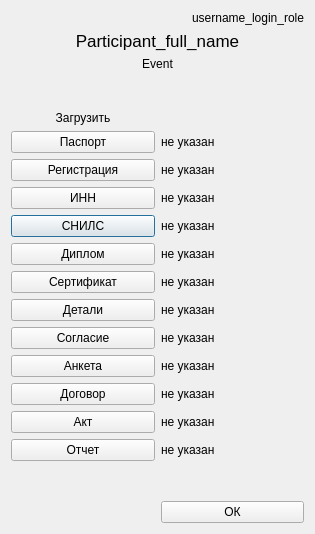
<?xml version="1.0" encoding="UTF-8"?>
<ui version="4.0">
 <class>Upload_docs</class>
 <widget class="QDialog" name="Upload_docs">
  <property name="geometry">
   <rect>
    <x>0</x>
    <y>0</y>
    <width>315</width>
    <height>534</height>
   </rect>
  </property>
  <property name="windowTitle">
   <string>Event</string>
  </property>
  <layout class="QGridLayout" name="gridLayout">
   <item row="5" column="1">
    <widget class="QLabel" name="label_passport_upload">
     <property name="text">
      <string>не указан</string>
     </property>
    </widget>
   </item>
   <item row="8" column="0">
    <widget class="QPushButton" name="pushButton_upload_snils">
     <property name="text">
      <string>СНИЛС</string>
     </property>
    </widget>
   </item>
   <item row="14" column="1">
    <widget class="QLabel" name="label_contract_upload">
     <property name="text">
      <string>не указан</string>
     </property>
    </widget>
   </item>
   <item row="15" column="1">
    <widget class="QLabel" name="label_act_upload">
     <property name="text">
      <string>не указан</string>
     </property>
    </widget>
   </item>
   <item row="16" column="0">
    <widget class="QPushButton" name="pushButton_upload_report">
     <property name="text">
      <string>Отчет</string>
     </property>
    </widget>
   </item>
   <item row="13" column="0">
    <widget class="QPushButton" name="pushButton_upload_survey">
     <property name="text">
      <string>Анкета</string>
     </property>
    </widget>
   </item>
   <item row="9" column="0">
    <widget class="QPushButton" name="pushButton_upload_diploma">
     <property name="text">
      <string>Диплом</string>
     </property>
    </widget>
   </item>
   <item row="2" column="0" colspan="2">
    <widget class="QLabel" name="label_event">
     <property name="text">
      <string>Event</string>
     </property>
     <property name="alignment">
      <set>Qt::AlignCenter</set>
     </property>
    </widget>
   </item>
   <item row="7" column="0">
    <widget class="QPushButton" name="pushButton_upload_inn">
     <property name="text">
      <string>ИНН</string>
     </property>
    </widget>
   </item>
   <item row="6" column="0">
    <widget class="QPushButton" name="pushButton_upload_registration">
     <property name="text">
      <string>Регистрация</string>
     </property>
    </widget>
   </item>
   <item row="10" column="0">
    <widget class="QPushButton" name="pushButton_upload_sertificate">
     <property name="text">
      <string>Сертификат</string>
     </property>
    </widget>
   </item>
   <item row="10" column="1">
    <widget class="QLabel" name="label_sertificate_upload">
     <property name="text">
      <string>не указан</string>
     </property>
    </widget>
   </item>
   <item row="14" column="0">
    <widget class="QPushButton" name="pushButton_upload_contract">
     <property name="text">
      <string>Договор</string>
     </property>
    </widget>
   </item>
   <item row="0" column="0" colspan="2">
    <widget class="QLabel" name="label_username_login_role">
     <property name="text">
      <string>username_login_role</string>
     </property>
     <property name="alignment">
      <set>Qt::AlignRight|Qt::AlignTrailing|Qt::AlignVCenter</set>
     </property>
    </widget>
   </item>
   <item row="4" column="0">
    <widget class="QLabel" name="label_upload">
     <property name="text">
      <string>Загрузить</string>
     </property>
     <property name="alignment">
      <set>Qt::AlignCenter</set>
     </property>
    </widget>
   </item>
   <item row="15" column="0">
    <widget class="QPushButton" name="pushButton_upload_act">
     <property name="text">
      <string>Акт</string>
     </property>
    </widget>
   </item>
   <item row="6" column="1">
    <widget class="QLabel" name="label_registration_upload">
     <property name="text">
      <string>не указан</string>
     </property>
    </widget>
   </item>
   <item row="3" column="0">
    <spacer name="verticalSpacer_2">
     <property name="orientation">
      <enum>Qt::Vertical</enum>
     </property>
     <property name="sizeHint" stdset="0">
      <size>
       <width>20</width>
       <height>40</height>
      </size>
     </property>
    </spacer>
   </item>
   <item row="1" column="0" colspan="2">
    <widget class="QLabel" name="label_participant_full_name">
     <property name="font">
      <font>
       <pointsize>13</pointsize>
      </font>
     </property>
     <property name="text">
      <string>Participant_full_name</string>
     </property>
     <property name="alignment">
      <set>Qt::AlignCenter</set>
     </property>
    </widget>
   </item>
   <item row="12" column="0">
    <widget class="QPushButton" name="pushButton_upload_agreement">
     <property name="text">
      <string>Согласие</string>
     </property>
    </widget>
   </item>
   <item row="5" column="0">
    <widget class="QPushButton" name="pushButton_upload_passport">
     <property name="text">
      <string>Паспорт</string>
     </property>
    </widget>
   </item>
   <item row="12" column="1">
    <widget class="QLabel" name="label_agreement_upload">
     <property name="text">
      <string>не указан</string>
     </property>
    </widget>
   </item>
   <item row="18" column="1">
    <widget class="QPushButton" name="pushButton_ok">
     <property name="text">
      <string>ОК</string>
     </property>
    </widget>
   </item>
   <item row="16" column="1">
    <widget class="QLabel" name="label_report_upload">
     <property name="text">
      <string>не указан</string>
     </property>
    </widget>
   </item>
   <item row="7" column="1">
    <widget class="QLabel" name="label_inn_upload">
     <property name="text">
      <string>не указан</string>
     </property>
    </widget>
   </item>
   <item row="8" column="1">
    <widget class="QLabel" name="label_snils_upload">
     <property name="text">
      <string>не указан</string>
     </property>
    </widget>
   </item>
   <item row="17" column="1">
    <spacer name="verticalSpacer">
     <property name="orientation">
      <enum>Qt::Vertical</enum>
     </property>
     <property name="sizeHint" stdset="0">
      <size>
       <width>20</width>
       <height>40</height>
      </size>
     </property>
    </spacer>
   </item>
   <item row="13" column="1">
    <widget class="QLabel" name="label_survey_upload">
     <property name="text">
      <string>не указан</string>
     </property>
    </widget>
   </item>
   <item row="9" column="1">
    <widget class="QLabel" name="label_diploma_upload">
     <property name="text">
      <string>не указан</string>
     </property>
    </widget>
   </item>
   <item row="11" column="0">
    <widget class="QPushButton" name="pushButton_upload_details">
     <property name="text">
      <string>Детали</string>
     </property>
    </widget>
   </item>
   <item row="11" column="1">
    <widget class="QLabel" name="label_details_upload">
     <property name="text">
      <string>не указан</string>
     </property>
    </widget>
   </item>
  </layout>
 </widget>
 <tabstops>
  <tabstop>pushButton_upload_passport</tabstop>
  <tabstop>pushButton_upload_registration</tabstop>
  <tabstop>pushButton_upload_inn</tabstop>
  <tabstop>pushButton_upload_snils</tabstop>
  <tabstop>pushButton_upload_diploma</tabstop>
  <tabstop>pushButton_upload_sertificate</tabstop>
  <tabstop>pushButton_upload_agreement</tabstop>
  <tabstop>pushButton_upload_survey</tabstop>
  <tabstop>pushButton_upload_contract</tabstop>
  <tabstop>pushButton_upload_act</tabstop>
  <tabstop>pushButton_upload_report</tabstop>
  <tabstop>pushButton_ok</tabstop>
 </tabstops>
 <resources/>
 <connections>
  <connection>
   <sender>pushButton_ok</sender>
   <signal>clicked()</signal>
   <receiver>Upload_docs</receiver>
   <slot>close()</slot>
   <hints>
    <hint type="sourcelabel">
     <x>230</x>
     <y>463</y>
    </hint>
    <hint type="destinationlabel">
     <x>155</x>
     <y>242</y>
    </hint>
   </hints>
  </connection>
  <connection>
   <sender>pushButton_upload_passport</sender>
   <signal>clicked()</signal>
   <receiver>Upload_docs</receiver>
   <slot>show()</slot>
   <hints>
    <hint type="sourcelabel">
     <x>80</x>
     <y>130</y>
    </hint>
    <hint type="destinationlabel">
     <x>155</x>
     <y>253</y>
    </hint>
   </hints>
  </connection>
  <connection>
   <sender>pushButton_upload_registration</sender>
   <signal>clicked()</signal>
   <receiver>Upload_docs</receiver>
   <slot>show()</slot>
   <hints>
    <hint type="sourcelabel">
     <x>80</x>
     <y>161</y>
    </hint>
    <hint type="destinationlabel">
     <x>155</x>
     <y>253</y>
    </hint>
   </hints>
  </connection>
  <connection>
   <sender>pushButton_upload_inn</sender>
   <signal>clicked()</signal>
   <receiver>Upload_docs</receiver>
   <slot>show()</slot>
   <hints>
    <hint type="sourcelabel">
     <x>80</x>
     <y>192</y>
    </hint>
    <hint type="destinationlabel">
     <x>155</x>
     <y>253</y>
    </hint>
   </hints>
  </connection>
  <connection>
   <sender>pushButton_upload_snils</sender>
   <signal>clicked()</signal>
   <receiver>Upload_docs</receiver>
   <slot>show()</slot>
   <hints>
    <hint type="sourcelabel">
     <x>80</x>
     <y>223</y>
    </hint>
    <hint type="destinationlabel">
     <x>155</x>
     <y>253</y>
    </hint>
   </hints>
  </connection>
  <connection>
   <sender>pushButton_upload_diploma</sender>
   <signal>clicked()</signal>
   <receiver>Upload_docs</receiver>
   <slot>show()</slot>
   <hints>
    <hint type="sourcelabel">
     <x>80</x>
     <y>254</y>
    </hint>
    <hint type="destinationlabel">
     <x>155</x>
     <y>253</y>
    </hint>
   </hints>
  </connection>
  <connection>
   <sender>pushButton_upload_sertificate</sender>
   <signal>clicked()</signal>
   <receiver>Upload_docs</receiver>
   <slot>show()</slot>
   <hints>
    <hint type="sourcelabel">
     <x>80</x>
     <y>285</y>
    </hint>
    <hint type="destinationlabel">
     <x>155</x>
     <y>253</y>
    </hint>
   </hints>
  </connection>
  <connection>
   <sender>pushButton_upload_survey</sender>
   <signal>clicked()</signal>
   <receiver>Upload_docs</receiver>
   <slot>show()</slot>
   <hints>
    <hint type="sourcelabel">
     <x>80</x>
     <y>347</y>
    </hint>
    <hint type="destinationlabel">
     <x>155</x>
     <y>253</y>
    </hint>
   </hints>
  </connection>
  <connection>
   <sender>pushButton_upload_agreement</sender>
   <signal>clicked()</signal>
   <receiver>Upload_docs</receiver>
   <slot>show()</slot>
   <hints>
    <hint type="sourcelabel">
     <x>80</x>
     <y>316</y>
    </hint>
    <hint type="destinationlabel">
     <x>155</x>
     <y>253</y>
    </hint>
   </hints>
  </connection>
  <connection>
   <sender>pushButton_upload_contract</sender>
   <signal>clicked()</signal>
   <receiver>Upload_docs</receiver>
   <slot>show()</slot>
   <hints>
    <hint type="sourcelabel">
     <x>80</x>
     <y>378</y>
    </hint>
    <hint type="destinationlabel">
     <x>155</x>
     <y>253</y>
    </hint>
   </hints>
  </connection>
  <connection>
   <sender>pushButton_upload_act</sender>
   <signal>clicked()</signal>
   <receiver>Upload_docs</receiver>
   <slot>show()</slot>
   <hints>
    <hint type="sourcelabel">
     <x>80</x>
     <y>409</y>
    </hint>
    <hint type="destinationlabel">
     <x>155</x>
     <y>253</y>
    </hint>
   </hints>
  </connection>
  <connection>
   <sender>pushButton_upload_report</sender>
   <signal>clicked()</signal>
   <receiver>Upload_docs</receiver>
   <slot>show()</slot>
   <hints>
    <hint type="sourcelabel">
     <x>80</x>
     <y>440</y>
    </hint>
    <hint type="destinationlabel">
     <x>155</x>
     <y>253</y>
    </hint>
   </hints>
  </connection>
 </connections>
</ui>
